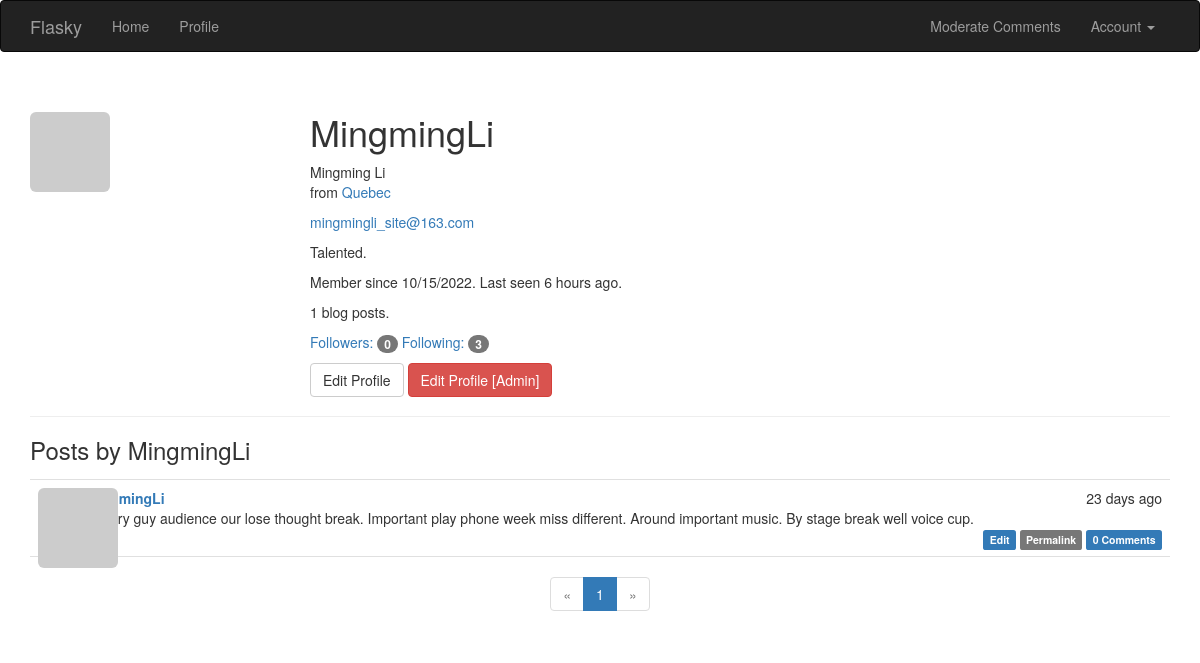
Before: /user/MingmingLi (signed in) with the older database file.
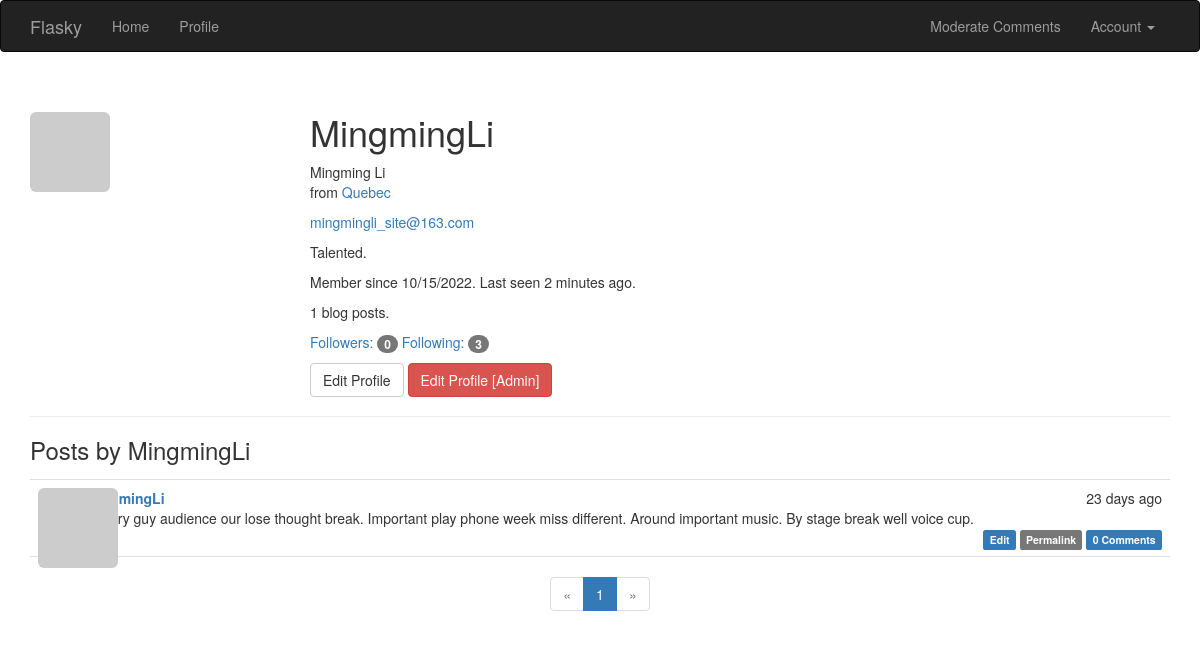
After: the same page with the newer database file.
### app/models.py (models this page shows, shortened)
class User(UserMixin, db.Model):
    __tablename__ = 'users'
    id = db.Column(db.Integer, primary_key=True)
    email = db.Column(db.String(64), unique=True, index=True)
    username = db.Column(db.String(64), unique=True, index=True)
    role_id = db.Column(db.Integer, db.ForeignKey('roles.id'))
    password_hash = db.Column(db.String(128))
    confirmed = db.Column(db.Boolean, default=False)
    name = db.Column(db.String(64))
    location = db.Column(db.String(64))
    about_me = db.Column(db.Text())
    member_since = db.Column(db.DateTime(), default=datetime.utcnow)
    last_seen = db.Column(db.DateTime(), default=datetime.utcnow)
    avatar_hash = db.Column(db.String(32))
    posts = db.relationship('Post', backref='author', lazy='dynamic')  # author_id in Post
    followed = db.relationship('Follow',
                               foreign_keys=[Follow.follower_id],
                               backref=db.backref('follower', lazy='joined'),
                               lazy='dynamic',
                               cascade='all, delete-orphan')
    followers = db.relationship('Follow',
                                foreign_keys=[Follow.followed_id],
                                backref=db.backref('followed', lazy='joined'),
                                lazy='dynamic',
                                cascade='all, delete-orphan')
    comments = db.relationship('Comment', backref='author', lazy='dynamic')
    @property  # get
    def password(self):
        raise AttributeError('password is not a readable attribute')
    def can(self, perm):
        return self.role is not None and self.role.has_permission(perm)
    def is_administrator(self):
        return self.can(Permission.ADMIN)
    def ping(self):
        self.last_seen = datetime.utcnow()
        db.session.add(self)
    def gravatar_hash(self):
        return hashlib.md5(self.email.lower().encode('utf-8')).hexdigest()
    def gravatar(self, size=100, default='identicon', rating='g'):
        if request.is_secure:
            url = 'https://secure.gravatar.com/avatar'
        else:
            url = 'http://gravatar.com/avatar'
        hashed = self.avatar_hash or self.gravatar_hash()
        return f'{url}/{hashed}?s={size}&d={default}&r={rating}'

class Post(db.Model):
    __tablename__ = 'posts'
    id = db.Column(db.Integer, primary_key=True)
    body = db.Column(db.Text)
    timestamp = db.Column(db.DateTime, index=True, default=datetime.utcnow)
    author_id = db.Column(db.Integer, db.ForeignKey('users.id'))
    body_html = db.Column(db.Text)
    comments = db.relationship('Comment', backref='post', lazy='dynamic')

### app/main/views.py (the view)
@main.route('/user/<username>')
def user(username):
    user = User.query.filter_by(username=username).first()
    if user is None:
        abort(404)
    page = request.args.get('page', 1, type=int)
    pagination = user.posts.order_by(Post.timestamp.desc()).paginate(
        page=page, per_page=current_app.config['FLASKY_POSTS_PER_PAGE'],
        error_out=False)
    posts = pagination.items
    return render_template('user.html', user=user, posts=posts, pagination=pagination)

### app/auth/views.py (called while the page is built)
@auth.before_app_request
def before_request():
    if current_user.is_authenticated:
        current_user.ping()
        if not current_user.confirmed \
                and request.blueprint != 'auth' \
                and request.endpoint != 'static':
            return redirect(url_for('auth.unconfirmed'))

### app/main/__init__.py (called while the page is built)
@main.app_context_processor
def inject_permissions():
    return dict(Permission=Permission)

### app/models.py (called while the page is built)
@login_manager.user_loader
def load_user(user_id):
    return User.query.get(int(user_id))

    def has_permission(self, perm):
        return self.permissions & perm == perm

### app/templates/user.html (shortened to what this page needs)
{% extends "base.html" %}
{% import "_macros.html" as macros %}
{% block page_content %}
<div class="page-header">
    <img class="img-rounded profile-thumbnail" src="{{ user.gravatar(size=256) }}">
    <div class="profile-header">
        <h1>{{ user.username }}</h1>
        {% if user.name or user.location %}
        <p>
            {% if user.name %}{{ user.name }}<br>{% endif %}
            {% if user.location %}
            from <a href="http://maps.google.com/?q={{ user.location }}">{{ user.location }}</a><br>
            {% endif %}
        </p>
        {% endif %}
        {% if current_user.is_administrator() %}
        <p><a href="mailto:{{ user.email }}">{{ user.email }}</a></p>
        {% endif %}
        {% if user.about_me %}<p>{{ user.about_me }}</p>{% endif %}
        <p>
            Member since {{ moment(user.member_since).format('L') }}. Last seen {{ moment(user.last_seen).fromNow() }}.
        </p>
        <p>{{ user.posts.count() }} blog posts.</p>
        <p>
            <a href="{{ url_for('.followers', username=user.username) }}">Followers: <span class="badge">{{ user.followers.count() - 1 }}</span></a>
            <a href="{{ url_for('.followed_by', username=user.username) }}">Following: <span class="badge">{{ user.followed.count() - 1 }}</span></a>
        </p>
        <p>
            {% if user == current_user %}
            <a class="btn btn-default" href="{{ url_for('.edit_profile') }}">Edit Profile</a>
            {% endif %}
            {% if current_user.is_administrator() %}
            <a class="btn btn-danger" href="{{ url_for('.edit_profile_admin', id=user.id) }}">Edit Profile [Admin]</a>
            {% endif %}
        </p>
    </div>
</div>
<h3>Posts by {{ user.username }}</h3>
{% include '_posts.html' %}
{% if pagination %}
<div class="pagination">
    {{ macros.pagination_widget(pagination, '.user', username=user.username) }}
</div>
{% endif %}
{% endblock %}

### app/templates/base.html (shortened to what this page needs)
{% extends "bootstrap/base.html" %}
{% block head %}
{{ super() }}
<link rel="stylesheet" type="text/css" href="{{ url_for('static', filename='styles.css') }}">
{% endblock %}
{% block navbar %}
<div class="navbar navbar-inverse" role="navigation">
    <div class="container">
        <div class="navbar-header">
            <a class="navbar-brand" href="{{ url_for('main.index') }}">Flasky</a>
        </div>
        <div class="navbar-collapse collapse">
            <ul class="nav navbar-nav">
                <li><a href="{{ url_for('main.index') }}">Home</a></li>
                {% if current_user.is_authenticated %}
                <li><a href="{{ url_for('main.user', username=current_user.username) }}">Profile</a></li>
                {% endif %}
            </ul>
            <ul class="nav navbar-nav navbar-right">
                {% if current_user.can(Permission.MODERATE) %}
                <li><a href="{{ url_for('main.moderate') }}">Moderate Comments</a></li>
                {% endif %}
                {% if current_user.is_authenticated %}
                <li class="dropdown">
                    <a href="#" class="dropdown-toggle" data-toggle="dropdown">Account <b class="caret"></b> </a>
                </li>
                {% else %}
                <li><a href="{{ url_for('auth.login') }}">Log In</a></li>
                {% endif %}
            </ul>
        </div>
    </div>
</div>
{% endblock %}
{% block content %}
<div class="container">
    {% block page_content %}{% endblock %}
</div>
{% endblock %}

### app/templates/_macros.html
{% macro pagination_widget(pagination, endpoint, fragment='') %}
<ul class="pagination">
    <li{% if not pagination.has_prev %} class="disabled"{% endif %}>
        <a href="{% if pagination.has_prev %}{{ url_for(endpoint, page=pagination.prev_num, **kwargs) }}{{ fragment }}{% else %}#{% endif %}">
            &laquo;
        </a>
    </li>
    {% for p in pagination.iter_pages() %}
        {% if p %}
            {% if p == pagination.page %}
            <li class="active">
                <a href="{{ url_for(endpoint, page = p, **kwargs) }}{{ fragment }}">{{ p }}</a>
            </li>
            {% else %}
            <li>
                <a href="{{ url_for(endpoint, page = p, **kwargs) }}{{ fragment }}">{{ p }}</a>
            </li>
            {% endif %}
        {% else %}
        <li class="disabled"><a href="#">&hellip;</a></li>
        {% endif %}
    {% endfor %}
    <li{% if not pagination.has_next %} class="disabled"{% endif %}>
        <a href="{% if pagination.has_next %}{{ url_for(endpoint, page=pagination.next_num, **kwargs) }}{{ fragment }}{% else %}#{% endif %}">
            &raquo;
        </a>
    </li>
</ul>
{% endmacro %}

### app/templates/_posts.html
<ul class="posts">
    {% for post in posts %}
    <li class="post">
        <div class="post-thumbnail">
            <a href="{{ url_for('.user', username=post.author.username) }}">
                <img class="img-rounded profile-thumbnail" src="{{ post.author.gravatar(size=40) }}">
            </a>
        </div>
        <div class="post-content">
            <div class="post-date">{{ moment(post.timestamp).fromNow() }}</div>
            <div class="post-author">
                <a href="{{ url_for('.user', username=post.author.username) }}">
                    {{ post.author.username }}
                </a>
            </div>
            <div class="post-body">
                {% if post.body_html %}
                {{ post.body_html | safe }}
                {% else %}
                {{ post.body }}
                {% endif %}
            </div>
            <div class="post-footer">
                {% if current_user == post.author %}
                <a href="{{ url_for('.edit_post', id=post.id) }}">
                    <span class="label label-primary">Edit</span>
                </a>
                {% elif current_user.is_administrator() %}
                <a href="{{ url_for('.edit_post', id=post.id) }}">
                    <span class="label label-danger">Edit [Admin]</span>
                </a>
                {% endif %}
                <a href="{{ url_for('.post', id=post.id) }}">
                    <span class="label label-default">Permalink</span>
                </a>
                <a href="{{ url_for('.post', id=post.id) }}#comments">
                    <span class="label label-primary">{{ post.comments.count() }} Comments</span>
                </a>
            </div>
        </div>
    </li>
    {% endfor %}
</ul>

### app/static/styles.css (style rules this page uses)
.profile-thumbnail { position: absolute; }
.profile-header { min-height: 260px; margin-left: 280px; }
ul.posts { list-style-type: none; padding: 0px; margin: 16px 0px 0px 0px; border-top: 1px solid #e0e0e0; }
ul.posts li.post { padding: 8px; border-bottom: 1px solid #e0e0e0; }
div.post-date { float: right; }
div.post-author { font-weight: bold; }
div.post-thumbnail { position: absolute; }
div.post-content { margin-left: 48px; min-height: 48px; }
div.post-footer { text-align: right; }
div.pagination { width: 100%; text-align: center; padding: 0px; margin: 0px; }

Changed rows visible on the page:
changed User "MingmingLi": last_seen "6 hours ago" → "2 minutes ago"
